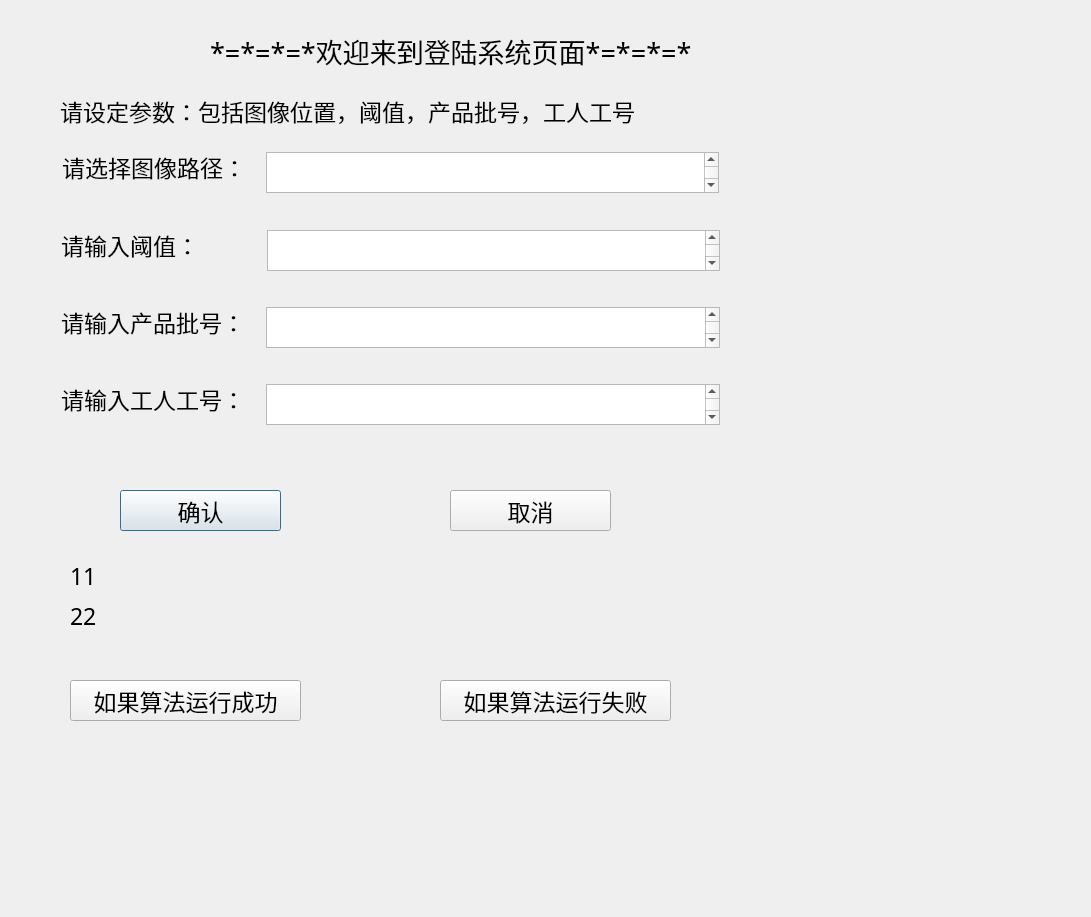
<?xml version="1.0" encoding="UTF-8"?>
<ui version="4.0">
 <class>Dialog</class>
 <widget class="QDialog" name="Dialog">
  <property name="geometry">
   <rect>
    <x>0</x>
    <y>0</y>
    <width>1091</width>
    <height>917</height>
   </rect>
  </property>
  <property name="font">
   <font>
    <pointsize>17</pointsize>
   </font>
  </property>
  <property name="windowTitle">
   <string>Dialog</string>
  </property>
  <widget class="QLabel" name="label">
   <property name="geometry">
    <rect>
     <x>210</x>
     <y>30</y>
     <width>501</width>
     <height>41</height>
    </rect>
   </property>
   <property name="font">
    <font>
     <family>Microsoft YaHei</family>
     <pointsize>20</pointsize>
    </font>
   </property>
   <property name="text">
    <string>*=*=*=*欢迎来到登陆系统页面*=*=*=*</string>
   </property>
   <property name="textFormat">
    <enum>Qt::AutoText</enum>
   </property>
   <property name="scaledContents">
    <bool>true</bool>
   </property>
  </widget>
  <widget class="QLabel" name="label_2">
   <property name="geometry">
    <rect>
     <x>60</x>
     <y>90</y>
     <width>601</width>
     <height>41</height>
    </rect>
   </property>
   <property name="font">
    <font>
     <family>Microsoft YaHei</family>
     <pointsize>17</pointsize>
    </font>
   </property>
   <property name="text">
    <string>请设定参数：包括图像位置，阈值，产品批号，工人工号</string>
   </property>
  </widget>
  <widget class="QLabel" name="label_3">
   <property name="geometry">
    <rect>
     <x>62</x>
     <y>152</y>
     <width>198</width>
     <height>30</height>
    </rect>
   </property>
   <property name="font">
    <font>
     <family>Microsoft YaHei</family>
     <pointsize>17</pointsize>
    </font>
   </property>
   <property name="text">
    <string>请选择图像路径：  </string>
   </property>
  </widget>
  <widget class="QTextEdit" name="pathInput">
   <property name="geometry">
    <rect>
     <x>266</x>
     <y>152</y>
     <width>453</width>
     <height>41</height>
    </rect>
   </property>
   <property name="font">
    <font>
     <family>Microsoft YaHei</family>
     <pointsize>17</pointsize>
    </font>
   </property>
  </widget>
  <widget class="QLabel" name="label_4">
   <property name="geometry">
    <rect>
     <x>61</x>
     <y>230</y>
     <width>201</width>
     <height>30</height>
    </rect>
   </property>
   <property name="font">
    <font>
     <family>Microsoft YaHei</family>
     <pointsize>17</pointsize>
    </font>
   </property>
   <property name="text">
    <string>请输入阈值：         </string>
   </property>
  </widget>
  <widget class="QTextEdit" name="yuzhiInput">
   <property name="geometry">
    <rect>
     <x>267</x>
     <y>230</y>
     <width>453</width>
     <height>41</height>
    </rect>
   </property>
   <property name="font">
    <font>
     <family>Microsoft YaHei</family>
     <pointsize>17</pointsize>
    </font>
   </property>
  </widget>
  <widget class="QLabel" name="label_5">
   <property name="geometry">
    <rect>
     <x>61</x>
     <y>307</y>
     <width>184</width>
     <height>30</height>
    </rect>
   </property>
   <property name="font">
    <font>
     <family>Microsoft YaHei</family>
     <pointsize>17</pointsize>
    </font>
   </property>
   <property name="text">
    <string>请输入产品批号：</string>
   </property>
  </widget>
  <widget class="QTextEdit" name="productNumInput">
   <property name="geometry">
    <rect>
     <x>266</x>
     <y>307</y>
     <width>454</width>
     <height>41</height>
    </rect>
   </property>
   <property name="font">
    <font>
     <family>Microsoft YaHei</family>
     <pointsize>17</pointsize>
    </font>
   </property>
  </widget>
  <widget class="QLabel" name="label_6">
   <property name="geometry">
    <rect>
     <x>61</x>
     <y>384</y>
     <width>184</width>
     <height>30</height>
    </rect>
   </property>
   <property name="font">
    <font>
     <family>Microsoft YaHei</family>
     <pointsize>17</pointsize>
    </font>
   </property>
   <property name="text">
    <string>请输入工人工号：</string>
   </property>
  </widget>
  <widget class="QTextEdit" name="personNumInput">
   <property name="geometry">
    <rect>
     <x>266</x>
     <y>384</y>
     <width>454</width>
     <height>41</height>
    </rect>
   </property>
   <property name="font">
    <font>
     <family>Microsoft YaHei</family>
     <pointsize>17</pointsize>
    </font>
   </property>
  </widget>
  <widget class="QPushButton" name="confirmButton">
   <property name="geometry">
    <rect>
     <x>120</x>
     <y>490</y>
     <width>161</width>
     <height>41</height>
    </rect>
   </property>
   <property name="font">
    <font>
     <family>Microsoft YaHei</family>
     <pointsize>17</pointsize>
    </font>
   </property>
   <property name="text">
    <string>确认</string>
   </property>
  </widget>
  <widget class="QPushButton" name="cancelButton">
   <property name="geometry">
    <rect>
     <x>450</x>
     <y>490</y>
     <width>161</width>
     <height>41</height>
    </rect>
   </property>
   <property name="font">
    <font>
     <family>Microsoft YaHei</family>
     <pointsize>17</pointsize>
    </font>
   </property>
   <property name="text">
    <string>取消</string>
   </property>
  </widget>
  <widget class="QLabel" name="inputCompleteLabel">
   <property name="geometry">
    <rect>
     <x>70</x>
     <y>560</y>
     <width>641</width>
     <height>31</height>
    </rect>
   </property>
   <property name="font">
    <font>
     <family>Microsoft YaHei</family>
     <pointsize>17</pointsize>
    </font>
   </property>
   <property name="text">
    <string>11</string>
   </property>
  </widget>
  <widget class="QLabel" name="inputCompleteLabel_2">
   <property name="geometry">
    <rect>
     <x>70</x>
     <y>600</y>
     <width>641</width>
     <height>31</height>
    </rect>
   </property>
   <property name="font">
    <font>
     <family>Microsoft YaHei</family>
     <pointsize>17</pointsize>
    </font>
   </property>
   <property name="text">
    <string>22</string>
   </property>
  </widget>
  <widget class="QPushButton" name="ifSuccessButton">
   <property name="geometry">
    <rect>
     <x>70</x>
     <y>680</y>
     <width>231</width>
     <height>41</height>
    </rect>
   </property>
   <property name="font">
    <font>
     <family>Microsoft YaHei</family>
     <pointsize>17</pointsize>
    </font>
   </property>
   <property name="text">
    <string>如果算法运行成功</string>
   </property>
  </widget>
  <widget class="QPushButton" name="ifFailButton">
   <property name="geometry">
    <rect>
     <x>440</x>
     <y>680</y>
     <width>231</width>
     <height>41</height>
    </rect>
   </property>
   <property name="font">
    <font>
     <family>Microsoft YaHei</family>
     <pointsize>17</pointsize>
    </font>
   </property>
   <property name="text">
    <string>如果算法运行失败</string>
   </property>
  </widget>
 </widget>
 <resources/>
 <connections/>
</ui>
